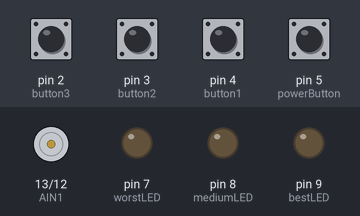
Bench run of a sketch on a simulated Arduino Uno, built with avr-gcc and run on an emulated ATmega328P. Parts: motor-driver pin pairs drawn as motors (green arrow = first pin HIGH = forward, orange = second pin HIGH = backward, longer = more drive, scaled by the enable pin), output pins drawn as LEDs (lit = HIGH). The inputs (shaded band) are chosen by the test bench; at power-on: pin 2 (button3), pin 3 (button2), pin 4 (button1), pin 5 (powerButton) LOW. What the sketch prints to the serial monitor is not drawn.

Above: at 1.2 s.
1.3 s: pin 5 (powerButton) pulled HIGH for 0.15 s
3.3 s: pin 2 (button3) pulled HIGH for 0.15 s
At 4.5 s:
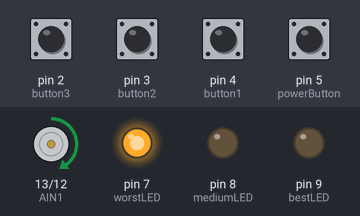
4.9 s: pin 3 (button2) pulled HIGH for 0.15 s
At 5.8 s:
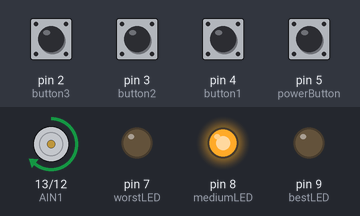
6.5 s: pin 4 (button1) pulled HIGH for 0.15 s
At 7.0 s:
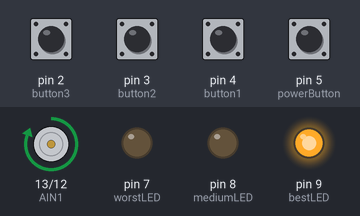
8.1 s: pin 5 (powerButton) pulled HIGH for 1 s
At 9.8 s:
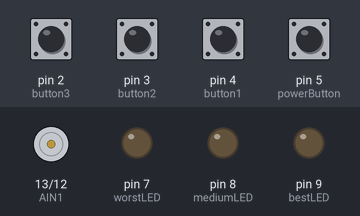
10.6 s: pin 2 (button3) pulled HIGH for 1 s
At 11.3 s:
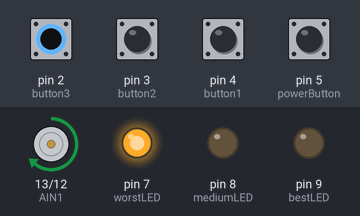
Timing chart, 0 to 13.6 s (numbered marks = the images above; inputs shaded):
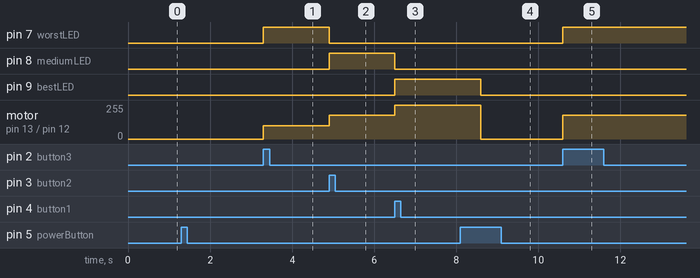

Measured:
- after the input at 1.3 s, every drawn part: stays the same
- after the input at 3.3 s, pin 7 (worstLED): LOW → HIGH at once; motor on pin 13 (AIN1) / pin 12 (AIN2): stopped → forward 100/255 at once
- after the input at 4.9 s, pin 7 (worstLED): HIGH → LOW at once; pin 8 (mediumLED): LOW → HIGH at once; motor on pin 13 (AIN1) / pin 12 (AIN2): forward 100/255 → forward 180/255 at once
- after the input at 6.5 s, pin 8 (mediumLED): HIGH → LOW at once; pin 9 (bestLED): LOW → HIGH at once; motor on pin 13 (AIN1) / pin 12 (AIN2): forward 180/255 → forward 255/255 at once
- after the input at 8.1 s, pin 9 (bestLED): HIGH → LOW after 0.50 s; motor on pin 13 (AIN1) / pin 12 (AIN2): forward 255/255 → stopped after 0.50 s
- after the input at 10.6 s, pin 7 (worstLED): LOW → HIGH at once; motor on pin 13 (AIN1) / pin 12 (AIN2): stopped → forward 180/255 at once

The sketch:

p2m4.ino
```cpp
// Ocean Environment (High Wind)
const int AIN1 = 13;
const int AIN2 = 12;
const int PWMA = 11;
const int button1 = 4;
const int button2 = 3;
const int button3 = 2;
const int powerButton = 5;
const int bestLED = 9;
const int mediumLED = 8;
const int worstLED = 7;
int motorspeed = 0;
int currentled = 0;
bool powerState = false;

void setup() {
    pinMode(button1, INPUT);
    pinMode(button2, INPUT);
    pinMode(button3, INPUT);
    pinMode(powerButton, INPUT);
    pinMode(AIN1, OUTPUT);
    pinMode(AIN2, OUTPUT);
    pinMode(PWMA, OUTPUT);
    pinMode(bestLED, OUTPUT);
    pinMode(mediumLED, OUTPUT);
    pinMode(worstLED, OUTPUT);

    Serial.begin(9600);
}

void loop() {

    //on off switch
    if (digitalRead(powerButton) == HIGH) {
        delay(500);
        powerState = !powerState;
      	Serial.print(powerState);
      	motorspeed = 0;
      	currentled = 0;
    }

    //if the power button is on
  	if (powerState == 1) {
        //if the best button pushed
        if (digitalRead(button1) == HIGH) {
          	Serial.print("2");// Best turbine'
            motorspeed = 255;
			      currentled = bestLED;
            //turns on led and motor
        }

        //if the medium button pushed
      	if (digitalRead(button2) == HIGH) {
          	Serial.print("3");
          	motorspeed = 180;
			      currentled = mediumLED;
            //turns on led and motor
        }
        //if the worst button pushed
      	if (digitalRead(button3) == HIGH) {
          	Serial.print("4");
          	motorspeed = 100;
			      currentled = worstLED;
            //turns on led and motor
        }
    }
  	//turn on motor and led
    setTurbine(motorspeed, currentled);
    spinMotor(motorspeed);
}


//makes led work
void setTurbine(int speed, int activeLED) {

    digitalWrite(mediumLED, activeLED == mediumLED ? HIGH : LOW);
    digitalWrite(bestLED, activeLED == bestLED ? HIGH : LOW);
    digitalWrite(worstLED, activeLED == worstLED ? HIGH : LOW);
}

//make motor work
void spinMotor(int motorSpeed)                       //function for driving the right motor
{
  if (motorSpeed > 0)                                 //if the motor should drive forward (positive speed)
  {
    digitalWrite(AIN1, HIGH);                         //set pin 1 to high
    digitalWrite(AIN2, LOW);                          //set pin 2 to low
  }
  else if (motorSpeed < 0)                            //if the motor should drive backward (negative speed)
  {
    digitalWrite(AIN1, LOW);                          //set pin 1 to low
    digitalWrite(AIN2, HIGH);                         //set pin 2 to high
  }
  else                                                //if the motor should stop
  {
    digitalWrite(AIN1, LOW);                          //set pin 1 to low
    digitalWrite(AIN2, LOW);                          //set pin 2 to low
  }
  analogWrite(PWMA, abs(motorSpeed));                 //now that the motor direction is set, drive it at the entered speed
}
```
